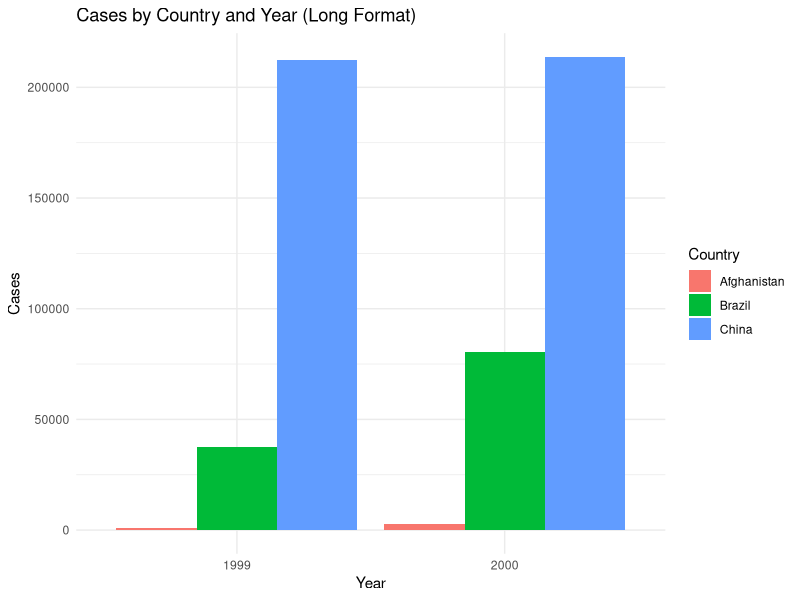
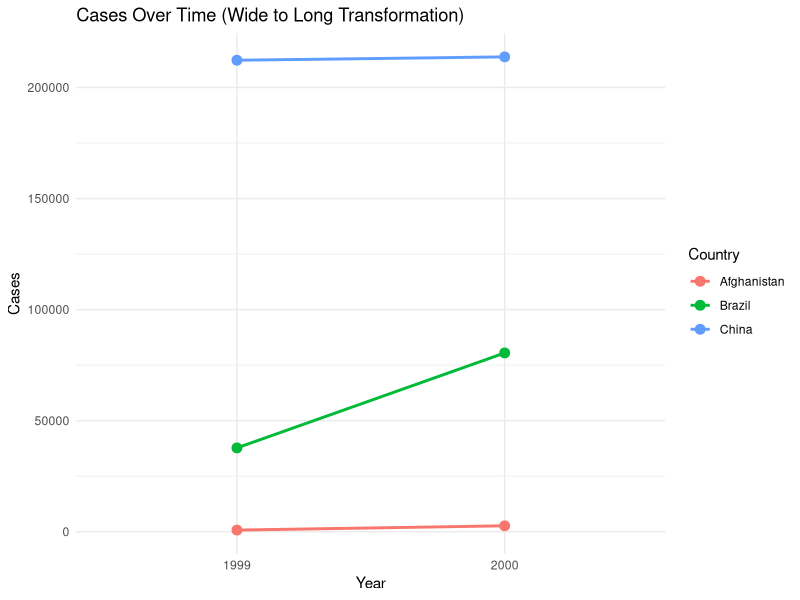
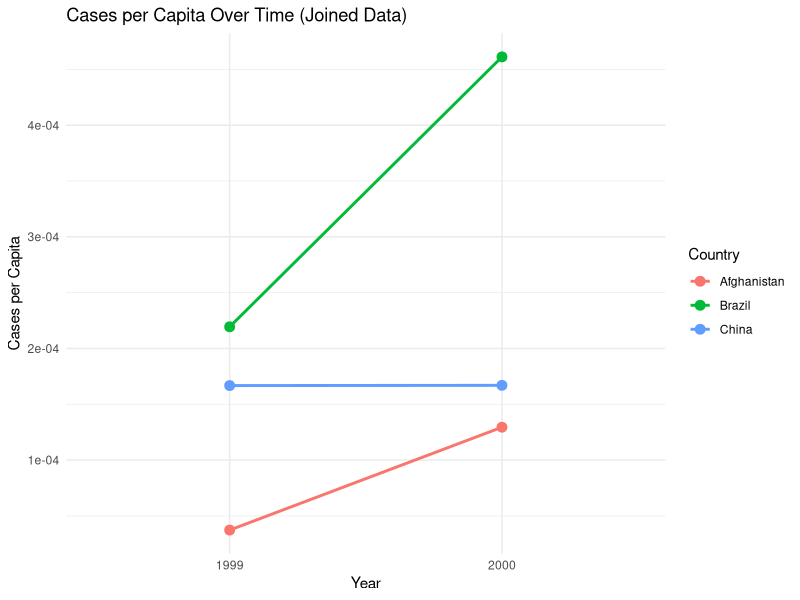
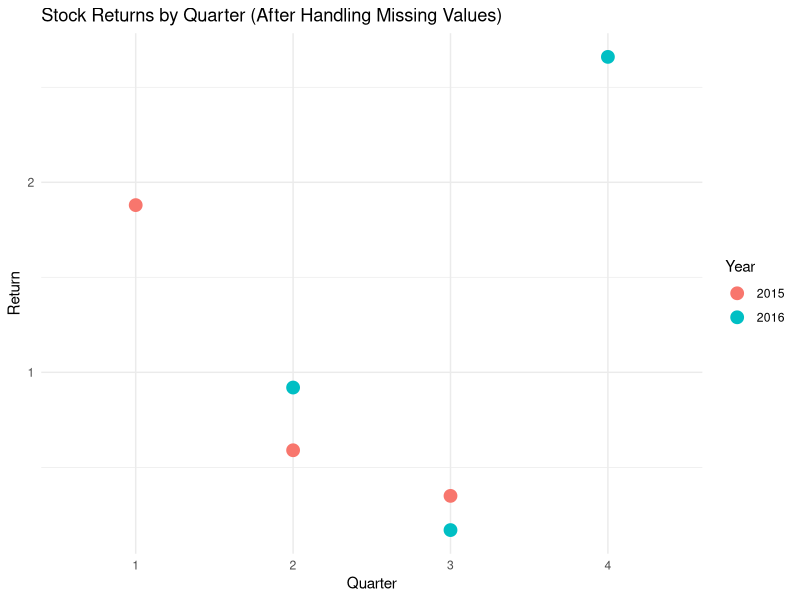

R code for these plots, in order:
## ---- chunk 1
knitr::opts_chunk$set(echo = TRUE)
library(tidyverse)
## ---- chunk 2
table4a <- tibble(
  country = c("Afghanistan", "Brazil", "China"),
  `1999` = c(745, 37737, 212258),
  `2000` = c(2666, 80488, 213766)
)

long_table4a <- table4a %>%
  pivot_longer(cols = c(`1999`, `2000`), names_to = "year", values_to = "cases")

long_table4a
## ---- chunk 3
long_table4a %>%
  ggplot(aes(x = year, y = cases, fill = country)) +
  geom_bar(stat = "identity", position = "dodge") +
  labs(title = "Cases by Country and Year (Long Format)",
       x = "Year",
       y = "Cases",
       fill = "Country") +
  theme_minimal()
## ---- chunk 4
wide_table4a <- long_table4a %>%
  pivot_wider(names_from = year, values_from = cases)

wide_table4a
## ---- chunk 5
table4a %>%
  pivot_longer(cols = c(`1999`, `2000`), names_to = "year", values_to = "cases") %>%
  ggplot(aes(x = year, y = cases, color = country, group = country)) +
  geom_line(size = 1) +
  geom_point(size = 3) +
  labs(title = "Cases Over Time (Wide to Long Transformation)",
       x = "Year",
       y = "Cases",
       color = "Country") +
  theme_minimal()
## ---- chunk 6
table4b <- tibble(
  country = c("Afghanistan", "Brazil", "China"),
  `1999` = c(19987071, 172006362, 1272915272),
  `2000` = c(20595360, 174504898, 1280428583)
)

long_table4b <- table4b %>%
  pivot_longer(cols = c(`1999`, `2000`), names_to = "year", values_to = "population")

joined_table <- left_join(long_table4a, long_table4b, by = c("country", "year"))

joined_table
## ---- chunk 7
joined_table %>%
  ggplot(aes(x = year, y = cases/population, color = country, group = country)) +
  geom_line(size = 1) +
  geom_point(size = 3) +
  labs(title = "Cases per Capita Over Time (Joined Data)",
       x = "Year",
       y = "Cases per Capita",
       color = "Country") +
  theme_minimal()
## ---- chunk 8
stocks <- tibble(
  year = c(2015, 2015, 2015, 2015, 2016, 2016, 2016),
  qtr = c(1, 2, 3, 4, 2, 3, 4),
  return = c(1.88, 0.59, 0.35, NA, 0.92, 0.17, 2.66)
)

cleaned_stocks <- stocks %>%
  na.omit()

cleaned_stocks
## ---- chunk 9
cleaned_stocks %>%
  ggplot(aes(x = factor(qtr), y = return, color = factor(year))) +
  geom_point(size = 4) +
  labs(title = "Stock Returns by Quarter (After Handling Missing Values)",
       x = "Quarter",
       y = "Return",
       color = "Year") +
  theme_minimal()
